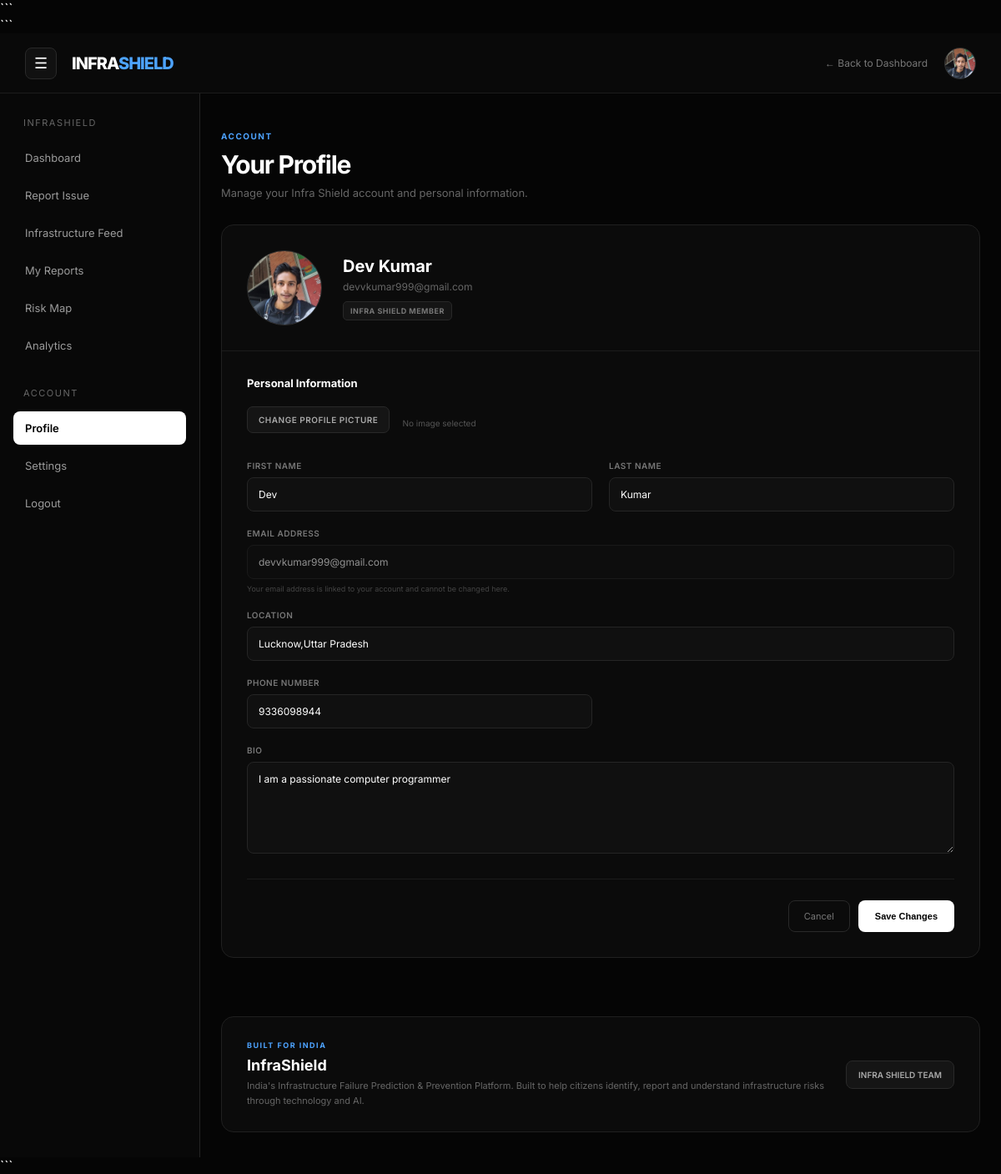
Screenshot of /profile/ (signed in) with the database file from the repository.
### accounts/models.py (models this page shows, shortened)
class Profile(models.Model):
    user = models.OneToOneField(
        User,
        on_delete=models.CASCADE,
        related_name="profile"
    )
    profile_picture = models.ImageField(
        upload_to="profile_pictures/",
        blank=True,
        null=True
    )
    bio = models.TextField(
        max_length=500,
        blank=True
    )
    location = models.CharField(
        max_length=150,
        blank=True
    )
    phone = models.CharField(
        max_length=20,
        blank=True
    )
    created_at = models.DateTimeField(
        auto_now_add=True
    )
    updated_at = models.DateTimeField(
        auto_now=True
    )

### accounts/views.py (the view, shortened to what this page needs)
# urls.py: path("profile/", views.profile_view, name="profile"),
@login_required
def profile_view(request):
    user = request.user
    profile, _ = Profile.objects.get_or_create(user=user)
    return render(
        request,
        "profile.html",
        {
            "user": user,
            "profile": profile,
            "page_title": "Profile",
        },
    )

### accounts/templates/profile.html (shortened to what this page needs)
{% load static %}
<!DOCTYPE html>
<html lang="en">
<head>
</head>
<body>
<div class="page">
```
<nav class="navbar">
    <div class="navbar-left">
        <button
            type="button"
            class="menu-toggle"
            id="menuToggle"
            aria-label="Toggle sidebar">
            ☰
        </button>
        <div class="logo">
            INFRA<span>SHIELD</span>
        </div>
    </div>
    <div class="nav-right">
        <a href="{% url 'dashboard' %}"
           class="back-btn">
            ← Back to Dashboard
        </a>
        <div class="nav-avatar">
            {% if profile.profile_picture %}
                <img
                    src="{{ profile.profile_picture.url }}"
                    alt="Profile picture">
            {% else %}
                {{ user.first_name|first|upper }}
            {% endif %}
        </div>
    </div>
</nav>
<div class="layout">
    <aside class="sidebar" id="sidebar">
        <div class="sidebar-title">
            InfraShield
        </div>
        <a href="{% url 'dashboard' %}">
            Dashboard
        </a>
        <a href="{% url 'create_report' %}">
            Report Issue
        </a>
        <a href="{% url 'infrastructure_feed' %}">
            Infrastructure Feed
        </a>
        <a href="{% url 'my_reports' %}">
            My Reports
        </a>
        <a href="#">
            Risk Map
        </a>
        <a href="#">
            Analytics
        </a>
        <div
            class="sidebar-title"
            style="margin-top: 30px;">
            Account
        </div>
        <a
            href="{% url 'profile' %}"
            class="active">
            Profile
        </a>
        <a href="{% url 'settings' %}">
            Settings
        </a>
        <a href="{% url 'logout' %}">
            Logout
        </a>
    </aside>
    <div class="content">
        <main class="main">
            <div class="heading">
                <div class="heading-label">
                    ACCOUNT
                </div>
                <h1>
                    Your Profile
                </h1>
                <p>
                    Manage your Infra Shield account and personal information.
                </p>
            </div>
            <div class="profile-card">
                <div class="profile-header">
                    <div
                        class="profile-picture"
                        id="profilePreview">
                        {% if profile.profile_picture %}
                            <img
                                src="{{ profile.profile_picture.url }}"
                                alt="Profile picture">
                        {% else %}
                            {{ user.first_name|first|upper }}
                        {% endif %}
                    </div>
                    <div class="profile-header-info">
                        <h2>
                            {{ user.first_name }}
                            {{ user.last_name }}
                        </h2>
                        <div class="profile-email">
                            {{ user.email }}
                        </div>
                        <div class="account-badge">
                            INFRA SHIELD MEMBER
                        </div>
                    </div>
                </div>
                <div class="form-section">
                    <div class="section-heading">
                        Personal Information
                    </div>
                    <form
                        method="POST"
                        enctype="multipart/form-data">
                        <div class="upload-area">
                            <label
                                for="profileImage"
                                class="upload-button">
                                Change Profile Picture
                            </label>
                            <span
                                class="file-name"
                                id="fileName">
                                No image selected
                            </span>
                        </div>
                        <div class="form-grid">
                            <div class="form-group">
                                <label>
                                    First Name
                                </label>
                                <input
                                    type="text"
                                    name="first_name"
                                    value="{{ user.first_name }}"
                                    placeholder="Enter first name">
                            </div>
                            <div class="form-group">
                                <label>
                                    Last Name
                                </label>
                                <input
                                    type="text"
                                    name="last_name"
                                    value="{{ user.last_name }}"
                                    placeholder="Enter last name">
                            </div>
                            <div class="form-group full">
                                <label>
                                    Email Address
                                </label>
                                <input
                                    type="email"
                                    value="{{ user.email }}"
                                    class="email-input"
                                    disabled>
                                <div class="field-note">
                                    Your email address is linked to your account
                                    and cannot be changed here.
                                </div>
                            </div>
                            <div class="form-group full">
                                <label>
                                    Location
                                </label>
                                <input
                                    type="text"
                                    name="location"
                                    value="{{ profile.location }}"
                                    placeholder="e.g. Lucknow, Uttar Pradesh">
                            </div>
                            <div class="form-group">
                                <label>
                                    Phone Number
                                </label>
                                <input
                                    type="text"
                                    name="phone"
                                    value="{{ profile.phone }}"
                                    placeholder="Optional">
                            </div>
                            <div class="form-group full">
                                <label>
                                    Bio
                                </label>
                                <textarea
                                    name="bio"
                                    placeholder="Tell us a little about yourself...">{{ profile.bio }}</textarea>
                            </div>
                        </div>
                        <div class="form-actions">
                            <a
                                href="{% url 'dashboard' %}"
                                class="cancel-btn">
                                Cancel
                            </a>
                            <button
                                type="submit"
                                class="save-btn">
                                Save Changes
                            </button>
                        </div>
                    </form>
                </div>
            </div>
        </main>
        <section class="team-banner">
            <div class="team-banner-content">
                <div class="team-label">
                    BUILT FOR INDIA
                </div>
                <h3>
                    InfraShield
                </h3>
                <p>
                    India's Infrastructure Failure Prediction
                    &amp; Prevention Platform. Built to help
                    citizens identify, report and understand
                    infrastructure risks through technology
                    and AI.
                </p>
            </div>
            <div class="team-badge">
                INFRA SHIELD TEAM
            </div>
        </section>
    </div>
</div>
```
</div>
</body>
</html>

### rows the page displays
Profile: profile_picture (picture), location "Lucknow,Uttar Pradesh", phone "9336098944", bio "I am a passionate computer programmer"

### other values shown
{{ user.first_name }} "Dev"
{{ user.last_name }} "Kumar"
{{ user.email }} "devvkumar999@gmail.com"
